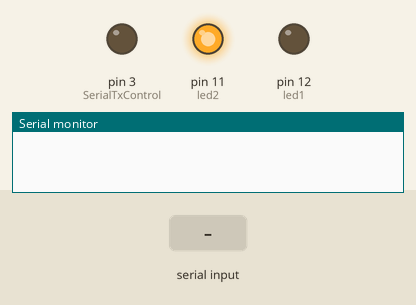
Simulated run of this sketch. Board: Arduino Uno, built with avr-gcc and run on an emulated ATmega328P. On the bench: output pins drawn as LEDs (lit = HIGH), the last lines printed to the serial monitor. Inputs (shaded band) come from the test bench.

Above: at 1.2 s.
1.3 s: "<ping>" received over Serial
At 2.3 s:
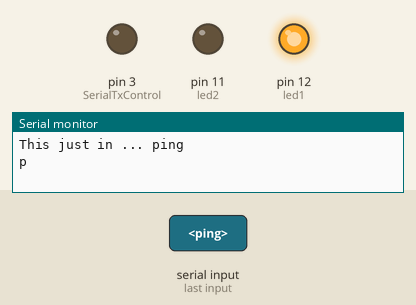
Timing chart, 0 to 4.3 s (numbered marks = the images above; inputs shaded):
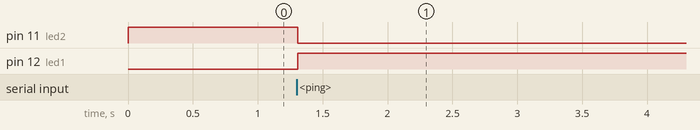

The sketch:

RX_v1.ino
```cpp
// Example 3 - Receive with start- and end-markers

#define SerialTxControl 3
#define RS485Transmit HIGH
#define RS485Receive LOW

byte state = 0;

int led1 = 12;
int led2 = 11;


const byte numChars = 32;
char receivedChars[numChars];

boolean newData = false;

void setup() {
    Serial.begin (9600);
    pinMode (led1, OUTPUT);
    pinMode (led2, OUTPUT);
    pinMode (SerialTxControl, OUTPUT);
    digitalWrite (SerialTxControl, RS485Receive); // put the device into receiver mode
    digitalWrite (led2, HIGH);
}

void loop() {
    recvWithStartEndMarkers();
    showNewData();
}

void recvWithStartEndMarkers() {
    static boolean recvInProgress = false;
    static byte ndx = 0;
    char startMarker = '<';
    char endMarker = '>';
    char rc;


    while (Serial.available() > 0 && newData == false) {
        rc = Serial.read();

        if (recvInProgress == true) {
            if (rc != endMarker) {
                receivedChars[ndx] = rc;
                ndx++;
                if (ndx >= numChars) {
                    ndx = numChars - 1;
                }
            }
            else {
                receivedChars[ndx] = '\0'; // terminate the string
                recvInProgress = false;
                ndx = 0;
                newData = true;
            }
        }

        else if (rc == startMarker) {
            recvInProgress = true;
        }
    }
}

void showNewData() {
    if (newData == true) {
        Serial.print("This just in ... ");
        Serial.println(receivedChars);
        Serial.println(receivedChars[0]);
        if (String(receivedChars) == "ping"){
          digitalWrite(led2, state);
          state =! state;
          digitalWrite(led1, state);
        }
        newData = false;
    }
}
```

Measured:
- after the input at 1.3 s, pin 11 (led2): HIGH → LOW at once; pin 12 (led1): LOW → HIGH at once
